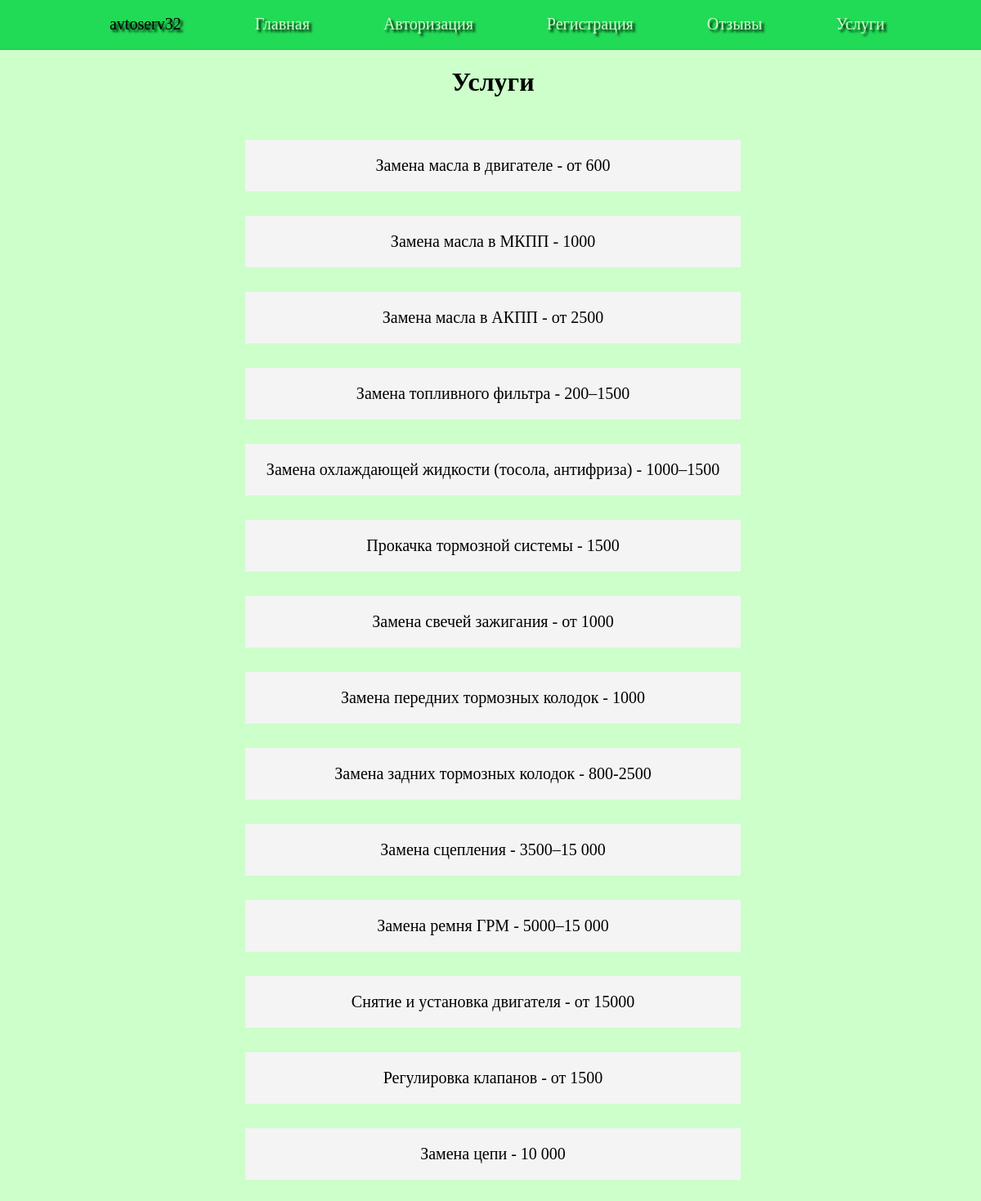
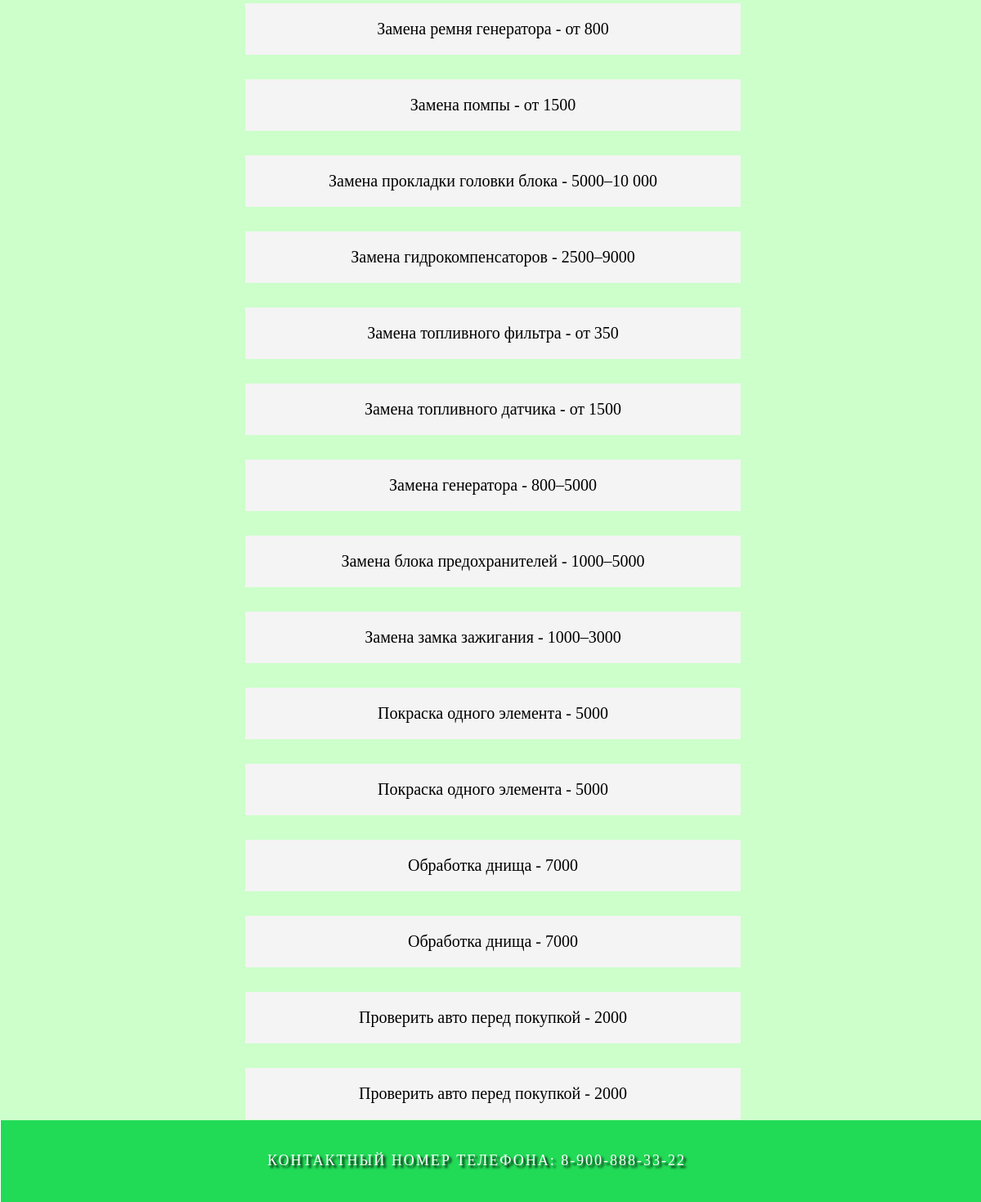
Screenshot of /uslugi with the database file from the repository (2 pictures, top to bottom).
### tables this page shows
CREATE TABLE uslugi (
id integer primary key autoincrement,
usluga text not null,
zena text not null
);

### avtoserv/routes.py (the view)
@app.route('/uslugi')
def uslugi():
    db = get_db()
    db = FDataBase(db)
    print(db.getUsl())
    return render_template('uslugi.html', title='Услуги', menu=menu, uslugi=db.getUsl())

### avtoserv/bd_exe.py (called while the page is built)
def connect_db():
    conn = sqlite3.connect(app.config['DATABASE'])
    conn.row_factory = sqlite3.Row
    return conn

    def getUsl(self):
        sql = 'SELECT * FROM uslugi'
        try:
            self.__cursor.execute(sql)
            res = self.__cursor.fetchall()
            if res: return res;
        except:
            print('шибка чтения бд')
        return ()

### avtoserv/routes.py (called while the page is built)
def get_db():
    if not hasattr(g,'link_db'):
        g.link_db = connect_db()
    return g.link_db

### avtoserv/templates/uslugi.html
{% extends "base.html" %}
{% block content %}
{{super()}}
<div class="wrapper">
<h1>Услуги</h1>
{%- block uslugi -%}
        {% for n in uslugi -%}
        <div class="uslug">
        <p>{{ n['usluga']}} - {{ n['zena'] }}</p>
        </div>
        {% endfor -%}
{%- endblock uslugi -%}
</div>
{% endblock %}

### avtoserv/static/css/styles.css (style rules this page uses)
html, body { font-family: 'Times'; margin: 0 auto; padding: 0; height: 100%; width: 1206px; }
h1 { text-align: center; }
.wrapper { background-color: #CCFFCA; padding-bottom: 1px; display: flex; flex-direction: column; gap: 20px; }
.uslug { display: flex; margin-top: 10px; background: #f4f4f4; justify-content: center; margin-left: 300px; margin-right: 300px; }
.uslug p { font-size: 20px; }

### rows the page displays
uslugi: usluga "Замена масла в двигателе", zena "от 600"
uslugi: usluga "Замена масла в MКПП", zena "1000"
uslugi: usluga "Замена масла в АКПП", zena "от 2500"
uslugi: usluga "Замена топливного фильтра", zena "200–1500"
uslugi: usluga "Замена охлаждающей жидкости (тосола, антифриза)", zena "1000–1500"
uslugi: usluga "Прокачка тормозной системы", zena "1500"
uslugi: usluga "Замена свечей зажигания", zena "от 1000"
uslugi: usluga "Замена передних тормозных колодок", zena "1000"
uslugi: usluga "Замена задних тормозных колодок", zena "800-2500"
uslugi: usluga "Замена сцепления", zena "3500–15 000"
uslugi: usluga "Замена ремня ГРМ", zena "5000–15 000"
uslugi: usluga "Снятие и установка двигателя", zena "от 15000"
uslugi: usluga "Регулировка клапанов", zena "от 1500"
uslugi: usluga "Замена цепи", zena "10 000"
uslugi: usluga "Замена ремня генератора", zena "от 800"
uslugi: usluga "Замена помпы", zena "от 1500"
uslugi: usluga "Замена прокладки головки блока", zena "5000–10 000"
uslugi: usluga "Замена гидрокомпенсаторов", zena "2500–9000"
uslugi: usluga "Замена топливного фильтра", zena "от 350"
uslugi: usluga "Замена топливного датчика", zena "от 1500"
uslugi: usluga "Замена генератора", zena "800–5000"
uslugi: usluga "Замена блока предохранителей", zena "1000–5000"
uslugi: usluga "Замена замка зажигания", zena "1000–3000"
uslugi: usluga "Покраска одного элемента", zena "5000"
uslugi: usluga "Покраска одного элемента", zena "5000"
uslugi: usluga "Обработка днища", zena "7000"
uslugi: usluga "Обработка днища", zena "7000"
uslugi: usluga "Проверить авто перед покупкой", zena "2000"
uslugi: usluga "Проверить авто перед покупкой", zena "2000"

### other values shown
{{ m['name'] }} "Главная" "Авторизация" "Регистрация" "Отзывы" "Услуги"
